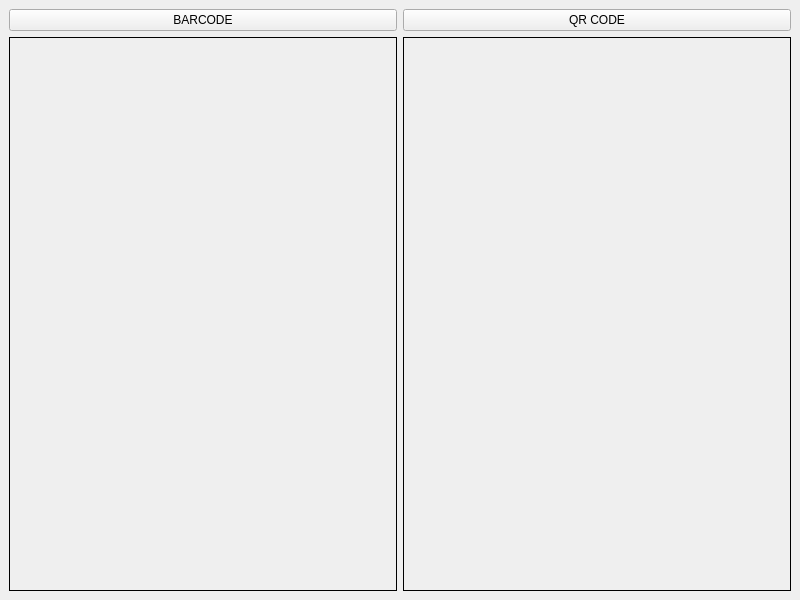
<?xml version="1.0" encoding="UTF-8"?>
<ui version="4.0">
 <class>MainWindow</class>
 <widget class="QMainWindow" name="MainWindow">
  <property name="geometry">
   <rect>
    <x>0</x>
    <y>0</y>
    <width>800</width>
    <height>600</height>
   </rect>
  </property>
  <property name="windowTitle">
   <string>MainWindow</string>
  </property>
  <widget class="QWidget" name="centralwidget">
   <layout class="QGridLayout" name="gridLayout">
    <item row="0" column="0">
     <widget class="QPushButton" name="barcodeButton">
      <property name="text">
       <string>BARCODE</string>
      </property>
     </widget>
    </item>
    <item row="2" column="0">
     <widget class="QLabel" name="barcodeLabel">
      <property name="frameShape">
       <enum>QFrame::Box</enum>
      </property>
      <property name="text">
       <string/>
      </property>
     </widget>
    </item>
    <item row="2" column="1">
     <widget class="QLabel" name="qrcodeLabel">
      <property name="frameShape">
       <enum>QFrame::Box</enum>
      </property>
      <property name="text">
       <string/>
      </property>
     </widget>
    </item>
    <item row="0" column="1">
     <widget class="QPushButton" name="qrcodeButton">
      <property name="text">
       <string>QR CODE</string>
      </property>
     </widget>
    </item>
   </layout>
  </widget>
 </widget>
 <resources/>
 <connections/>
</ui>
